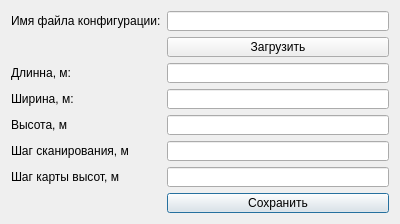
<?xml version="1.0" encoding="UTF-8"?>
<ui version="4.0">
 <class>RoomParametersInputForm</class>
 <widget class="QDialog" name="RoomParametersInputForm">
  <property name="geometry">
   <rect>
    <x>0</x>
    <y>0</y>
    <width>400</width>
    <height>224</height>
   </rect>
  </property>
  <property name="minimumSize">
   <size>
    <width>400</width>
    <height>224</height>
   </size>
  </property>
  <property name="maximumSize">
   <size>
    <width>400</width>
    <height>224</height>
   </size>
  </property>
  <property name="windowTitle">
   <string>Введите параметры помещения</string>
  </property>
  <layout class="QVBoxLayout" name="verticalLayout">
   <item>
    <layout class="QFormLayout" name="formLayout">
     <item row="0" column="0">
      <widget class="QLabel" name="roomFileNameLabel">
       <property name="text">
        <string>Имя файла конфигурации:</string>
       </property>
      </widget>
     </item>
     <item row="0" column="1">
      <widget class="QLineEdit" name="roomFileNameInput"/>
     </item>
     <item row="2" column="0">
      <widget class="QLabel" name="lengthLabel">
       <property name="text">
        <string>Длинна, м:</string>
       </property>
      </widget>
     </item>
     <item row="2" column="1">
      <widget class="QLineEdit" name="lengthInput"/>
     </item>
     <item row="3" column="0">
      <widget class="QLabel" name="widthLabel">
       <property name="text">
        <string>Ширина, м:</string>
       </property>
      </widget>
     </item>
     <item row="3" column="1">
      <widget class="QLineEdit" name="widthInput"/>
     </item>
     <item row="4" column="0">
      <widget class="QLabel" name="heightLabel">
       <property name="text">
        <string>Высота, м</string>
       </property>
      </widget>
     </item>
     <item row="5" column="0">
      <widget class="QLabel" name="scanStepLabel">
       <property name="text">
        <string>Шаг сканирования, м</string>
       </property>
      </widget>
     </item>
     <item row="5" column="1">
      <widget class="QLineEdit" name="scanStepInput"/>
     </item>
     <item row="6" column="0">
      <widget class="QLabel" name="mapStepLabel">
       <property name="text">
        <string>Шаг карты высот, м</string>
       </property>
      </widget>
     </item>
     <item row="6" column="1">
      <widget class="QLineEdit" name="mapStepInput"/>
     </item>
     <item row="7" column="1">
      <widget class="QPushButton" name="saveBtn">
       <property name="text">
        <string>Cохранить</string>
       </property>
      </widget>
     </item>
     <item row="4" column="1">
      <widget class="QLineEdit" name="heightInput"/>
     </item>
     <item row="1" column="1">
      <widget class="QPushButton" name="loadBtn">
       <property name="text">
        <string>Загрузить</string>
       </property>
      </widget>
     </item>
    </layout>
   </item>
  </layout>
 </widget>
 <resources/>
 <connections/>
</ui>
